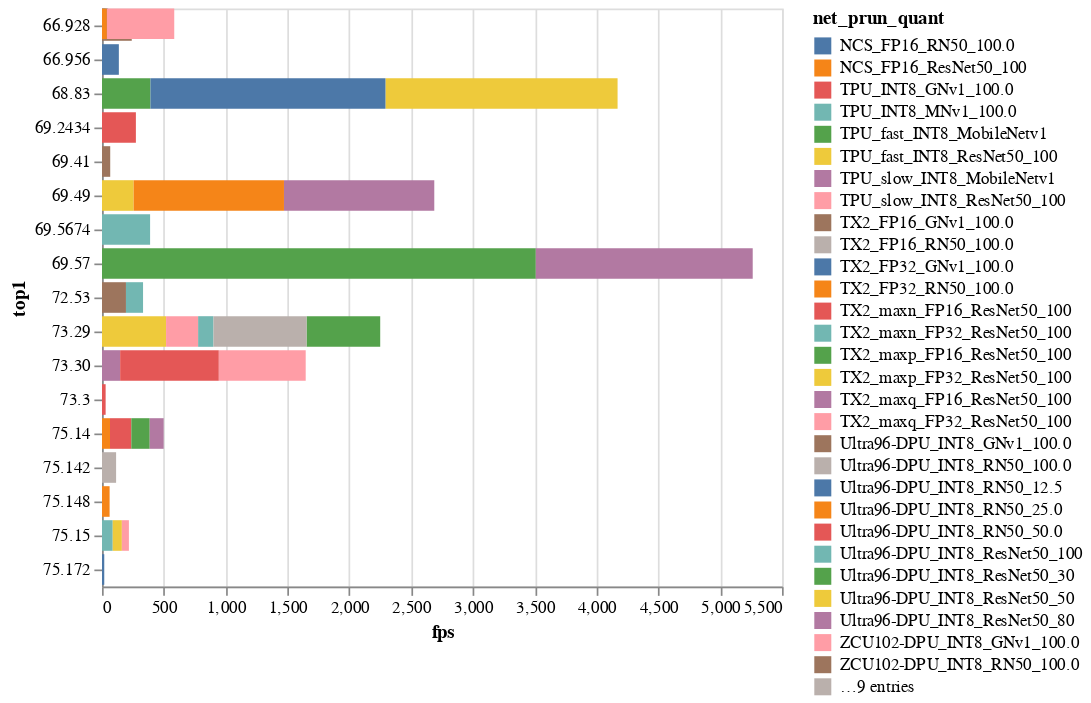

The notebook cell this image was saved under:
### Code cell
#hide
import altair as alt
from vega_datasets import data

source = data.barley()

alt.Chart(df_pareto).mark_bar().encode(
    x='fps',
    y='top1',
    color='net_prun_quant',
    tooltip=['net_prun_quant', 'fps', 'top1','type'],
)

### Figure 1 — Vega-Lite specification as saved in the notebook (floating-point values rounded to 4 significant figures)
{"config": {"view": {"continuousWidth": 400, "continuousHeight": 300}}, "data": {"name": "data-186563c903ade2de15c3f326d5e128a3"}, "mark": "bar", "encoding": {"color": {"type": "nominal", "field": "net_prun_quant"}, "tooltip": [{"type": "nominal", "field": "net_prun_quant"}, {"type": "quantitative", "field": "fps"}, {"type": "nominal", "field": "top1"}, {"type": "nominal", "field": "type"}], "x": {"type": "quantitative", "field": "fps"}, "y": {"type": "nominal", "field": "top1"}}, "$schema": "https://vega.github.io/schema/vega-lite/v4.0.2.json", "datasets": {"data-186563c903ade2de15c3f326d5e128a3": [{"net_prun_quant": "TPU_fast_INT8_MobileNetv1", "top1": "69.57", "fps": 3509.0, "network": "MobileNetv1", "type": "theoretical", "hardware": "TPU", "batch/thread/stream": null, "size": 20}, {"net_prun_quant": "TPU_slow_INT8_MobileNetv1", "top1": "69.57", "fps": 1754.0, "network": "MobileNetv1", "type": "theoretical", "hardware": "TPU", "batch/thread/stream": null, "size": 20}, {"net_prun_quant": "Ultra96-DPU_INT8_ResNet50_100 ", "top1": "73.29", "fps": 124.4, "network": "ResNet50", "type": "theoretical", "hardware": "Ultra96-DPU", "batch/thread/stream": null, "size": 20}, {"net_prun_quant": "ZCU104-DPU_INT8_ResNet50_100 ", "top1": "73.29", "fps": 595.9, "network": "ResNet50", "type": "theoretical", "hardware": "ZCU104-DPU", "batch/thread/stream": null, "size": 20}, {"net_prun_quant": "ZCU102-DPU_INT8_ResNet50_100 ", "top1": "73.29", "fps": 752.9, "network": "ResNet50", "type": "theoretical", "hardware": "ZCU102-DPU", "batch/thread/stream": null, "size": 20}, {"net_prun_quant": "TPU_fast_INT8_ResNet50_100 ", "top1": "73.29", "fps": 518.1, "network": "ResNet50", "type": "theoretical", "hardware": "TPU", "batch/thread/stream": null, "size": 20}, {"net_prun_quant": "TPU_slow_INT8_ResNet50_100 ", "top1": "73.29", "fps": 259.1, "network": "ResNet50", "type": "theoretical", "hardware": "TPU", "batch/thread/stream": null, "size": 20}, {"net_prun_quant": "Ultra96-DPU_INT8_ResNet50_80 ", "top1": "73.30", "fps": 146.8, "network": "ResNet50", "type": "theoretical", "hardware": "Ultra96-DPU", "batch/thread/stream": null, "size": 20}, {"net_prun_quant": "ZCU104-DPU_INT8_ResNet50_80 ", "top1": "73.30", "fps": 703.4, "network": "ResNet50", "type": "theoretical", "hardware": "ZCU104-DPU", "batch/thread/stream": null, "size": 20}, {"net_prun_quant": "ZCU102-DPU_INT8_ResNet50_80 ", "top1": "73.30", "fps": 797.5, "network": "ResNet50", "type": "theoretical", "hardware": "ZCU102-DPU", "batch/thread/stream": null, "size": 20}, {"net_prun_quant": "Ultra96-DPU_INT8_ResNet50_50 ", "top1": "69.49", "fps": 256.0, "network": "ResNet50", "type": "theoretical", "hardware": "Ultra96-DPU", "batch/thread/stream": null, "size": 20}, {"net_prun_quant": "ZCU104-DPU_INT8_ResNet50_50 ", "top1": "69.49", "fps": 1216.0, "network": "ResNet50", "type": "theoretical", "hardware": "ZCU104-DPU", "batch/thread/stream": null, "size": 20}, {"net_prun_quant": "ZCU102-DPU_INT8_ResNet50_50 ", "top1": "69.49", "fps": 1216.0, "network": "ResNet50", "type": "theoretical", "hardware": "ZCU102-DPU", "batch/thread/stream": null, "size": 20}, {"net_prun_quant": "Ultra96-DPU_INT8_ResNet50_30 ", "top1": "68.83", "fps": 391.8, "network": "ResNet50", "type": "theoretical", "hardware": "Ultra96-DPU", "batch/thread/stream": null, "size": 20}, {"net_prun_quant": "ZCU104-DPU_INT8_ResNet50_30 ", "top1": "68.83", "fps": 1878.0, "network": "ResNet50", "type": "theoretical", "hardware": "ZCU104-DPU", "batch/thread/stream": null, "size": 20}, {"net_prun_quant": "ZCU102-DPU_INT8_ResNet50_30 ", "top1": "68.83", "fps": 1901.0, "network": "ResNet50", "type": "theoretical", "hardware": "ZCU102-DPU", "batch/thread/stream": null, "size": 20}, {"net_prun_quant": "TX2_maxn_FP16_ResNet50_100 ", "top1": "75.14", "fps": 172.3, "network": "ResNet50", "type": "theoretical", "hardware": "TX2", "batch/thread/stream": null, "size": 20}, {"net_prun_quant": "TX2_maxp_FP16_ResNet50_100 ", "top1": "75.14", "fps": 149.0, "network": "ResNet50", "type": "theoretical", "hardware": "TX2", "batch/thread/stream": null, "size": 20}, {"net_prun_quant": "TX2_maxq_FP16_ResNet50_100 ", "top1": "75.14", "fps": 112.7, "network": "ResNet50", "type": "theoretical", "hardware": "TX2", "batch/thread/stream": null, "size": 20}, {"net_prun_quant": "NCS_FP16_ResNet50_100 ", "top1": "75.14", "fps": 64.77, "network": "ResNet50", "type": "theoretical", "hardware": "NCS", "batch/thread/stream": null, "size": 20}, {"net_prun_quant": "TX2_maxn_FP32_ResNet50_100 ", "top1": "75.15", "fps": 86.79, "network": "ResNet50", "type": "theoretical", "hardware": "TX2", "batch/thread/stream": null, "size": 20}, {"net_prun_quant": "TX2_maxp_FP32_ResNet50_100 ", "top1": "75.15", "fps": 73.83, "network": "ResNet50", "type": "theoretical", "hardware": "TX2", "batch/thread/stream": null, "size": 20}, {"net_prun_quant": "TX2_maxq_FP32_ResNet50_100 ", "top1": "75.15", "fps": 56.99, "network": "ResNet50", "type": "theoretical", "hardware": "TX2", "batch/thread/stream": null, "size": 20}, {"net_prun_quant": "NCS_FP16_RN50_100.0", "top1": 75.17, "fps": 18.27, "network": "ResNet50", "type": "experimental", "hardware": "NCS", "batch/thread/stream": 128.0, "size": 120}, {"net_prun_quant": "TPU_INT8_GNv1_100.0", "top1": 69.24, "fps": 274.1, "network": "GNv1", "type": "experimental", "hardware": "TPU", "batch/thread/stream": 1.0, "size": 120}, {"net_prun_quant": "TPU_INT8_MNv1_100.0", "top1": 69.57, "fps": 389.0, "network": "MobileNetv1", "type": "experimental", "hardware": "TPU", "batch/thread/stream": 1.0, "size": 120}, {"net_prun_quant": "TX2_FP16_GNv1_100.0", "top1": 66.93, "fps": 240.7, "network": "GNv1", "type": "experimental", "hardware": "TX2", "batch/thread/stream": 128.0, "size": 120}, {"net_prun_quant": "TX2_FP16_RN50_100.0", "top1": 75.14, "fps": 114.0, "network": "ResNet50", "type": "experimental", "hardware": "TX2", "batch/thread/stream": 128.0, "size": 120}, {"net_prun_quant": "TX2_FP32_GNv1_100.0", "top1": 66.96, "fps": 136.3, "network": "GNv1", "type": "experimental", "hardware": "TX2", "batch/thread/stream": 128.0, "size": 120}, {"net_prun_quant": "TX2_FP32_RN50_100.0", "top1": 75.15, "fps": 61.51, "network": "ResNet50", "type": "experimental", "hardware": "TX2", "batch/thread/stream": 128.0, "size": 120}, {"net_prun_quant": "Ultra96-DPU_INT8_GNv1_100.0", "top1": 69.41, "fps": 66.51, "network": "GNv1", "type": "experimental", "hardware": "Ultra96-DPU", "batch/thread/stream": 8.0, "size": 120}, {"net_prun_quant": "Ultra96-DPU_INT8_RN50_100.0", "top1": 73.29, "fps": 26.56, "network": "ResNet50", "type": "experimental", "hardware": "Ultra96-DPU", "batch/thread/stream": 8.0, "size": 120}, {"net_prun_quant": "Ultra96-DPU_INT8_RN50_12.5", "top1": 68.83, "fps": 49.58, "network": "ResNet50", "type": "experimental", "hardware": "Ultra96-DPU", "batch/thread/stream": 8.0, "size": 120}, {"net_prun_quant": "Ultra96-DPU_INT8_RN50_25.0", "top1": 69.49, "fps": 39.62, "network": "ResNet50", "type": "experimental", "hardware": "Ultra96-DPU", "batch/thread/stream": 8.0, "size": 120}, {"net_prun_quant": "Ultra96-DPU_INT8_RN50_50.0", "top1": 73.3, "fps": 29.4, "network": "ResNet50", "type": "experimental", "hardware": "Ultra96-DPU", "batch/thread/stream": 8.0, "size": 120}, {"net_prun_quant": "ZCU102-DPU_INT8_GNv1_100.0", "top1": 69.49, "fps": 544.7, "network": "GNv1", "type": "experimental", "hardware": "ZCU102-DPU", "batch/thread/stream": 8.0, "size": 120}, {"net_prun_quant": "ZCU102-DPU_INT8_RN50_100.0", "top1": 72.53, "fps": 193.8, "network": "ResNet50", "type": "experimental", "hardware": "ZCU102-DPU", "batch/thread/stream": 8.0, "size": 120}, {"net_prun_quant": "ZCU104-DPU_INT8_RN50_100.0", "top1": 72.53, "fps": 138.3, "network": "ResNet50", "type": "experimental", "hardware": "ZCU104-DPU", "batch/thread/stream": 8.0, "size": 120}]}}
